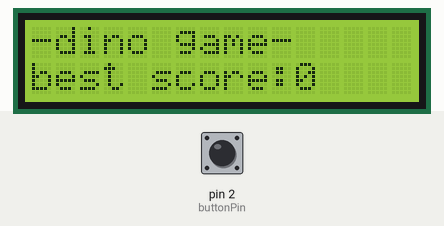
Bench run of a sketch on a simulated Arduino Uno, built with avr-gcc and run on an emulated ATmega328P. On the bench: 16×2 character LCD. Inputs (shaded band) come from the test bench; at power-on: pin 2 (buttonPin) HIGH. What the sketch prints to the serial monitor is not drawn.

Above: at 1.2 s.
1.3 s: pin 2 (buttonPin) pulled LOW for 3.2 s
At 1.8 s:
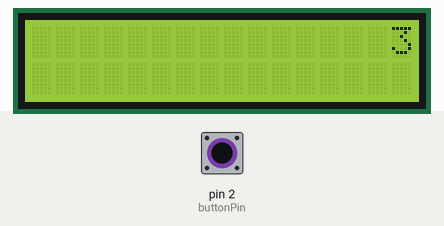
6.0 s: pin 2 (buttonPin) pulled LOW for 1 s
At 6.4 s:
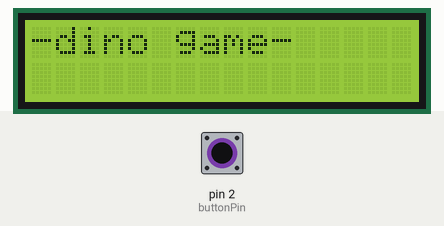
10.0 s: pin 2 (buttonPin) pulled LOW for 0.15 s
At 10.16 s:
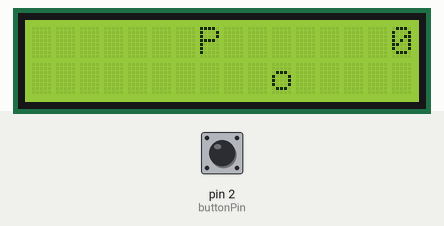
12.3 s: pin 2 (buttonPin) pulled LOW for 1 s
At 14.2 s:
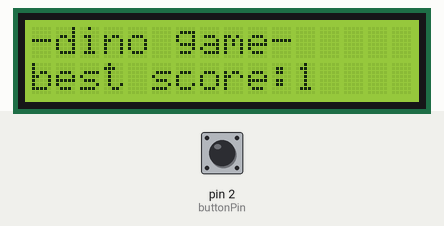
Timing chart, 0 to 15.7 s (numbered marks = the images above; inputs shaded):
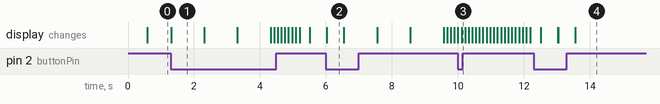

Measured:
- after the input at 1.3 s, the display: changes at once (image 1)
- after the input at 6.0 s, the display: changes at once (image 2)
- after the input at 12.3 s, the display: first differs from a run without the input after 0.74 s (image 4 shows a later state)
- what the display in image 1 shows lasts 1.0 s, from 1.3 s to 2.3 s
- what the display in image 2 shows lasts 0.5 s, from 6.0 s to 6.5 s

The sketch:

sketch_feb18a.ino
```cpp
#include <LiquidCrystal_I2C.h>
#include <Keypad.h>

LiquidCrystal_I2C lcd(0x27,16,2);

const int buttonPin=2;
int w_display=1;
int gameover=1;
int score=0;
int best_score=0;
int w_init=1;
int g_init=1;
int gg_init=1;

void setup() {
  lcd.init();
  lcd.backlight();
  Serial.begin(9600);
}

void loop() {
  if(w_display)
  {
    if(w_init)
    {
      lcd.clear();
      w_init=0;
      lcd.setCursor(0,0);
      lcd.print("-dino game-");
      delay(500);
      lcd.setCursor(0,1);
      lcd.print("best score:");
      lcd.setCursor(11,1);
      lcd.print(best_score);
    }
    int buttonState;
    buttonState=digitalRead(buttonPin);

    if(buttonState==LOW)
    {
      w_display=0;
      gameover=1;
      score=0;
      g_init=1;
    }
  }
  else if(gameover)
  {
    if(g_init)
    {
      lcd.clear();
      lcd.setCursor(15,0);
      lcd.print("3");
      delay(1000);
      lcd.clear();
      lcd.setCursor(15,0);
      lcd.print("2");
      delay(1000);
      lcd.clear();
      lcd.setCursor(15,0);
      lcd.print("1");
      delay(1000);
      lcd.clear();
      g_init=0;
    }
    for(int i=15;i>=0;i--)
    {
      if(!(score/10))
      {
        lcd.setCursor(15,0);
        lcd.print(score);
      }else
      {
        lcd.setCursor(14,0);
        lcd.print(score);
      }
      int buttonState;
      buttonState=digitalRead(buttonPin);
      if(buttonState==LOW)
      {
         for(int j=i;j>i-3;j--)
        {
          Serial.println(j);
          lcd.setCursor(7,1);
          lcd.print("");
          lcd.setCursor(7,0);
          lcd.print("P");
          lcd.setCursor(j,1);
          lcd.print("o");
          delay(100-(score/10)*5);
          lcd.clear();
        }
        i-=3;
        //key=' ';
        lcd.setCursor(i,1);
        lcd.print("o");
      }
      else
      {
        lcd.setCursor(7,0);
        lcd.print("");
        lcd.setCursor(7,1);
        lcd.print("P");
        lcd.setCursor(i,1);
        lcd.print("o");
        if(i==7)
        {
          gameover=0;
          gg_init=1;
          break;
        }
      }
      delay(100-(score/10)*5);
      lcd.clear();
    }
    score++;
  }
  else
  {
    if(gg_init)
    {
      lcd.clear();
      lcd.setCursor(0,0);
      lcd.print("-gameover-");
      delay(300);
      lcd.setCursor(0,1);
      lcd.print("Score:");
      lcd.setCursor(6,1);
      lcd.print(--score);
      delay(500);
      if(score>best_score)
      {
        lcd.clear();
        lcd.setCursor(0,0);
        lcd.print("New high score");
        lcd.setCursor(0,1);
        lcd.print("score:");
        lcd.setCursor(6,1);
        lcd.print(score);
        best_score=score;
      }
      gg_init=0;
    }
    int buttonState;
    buttonState=digitalRead(buttonPin);
    if(buttonState==LOW)
    {
      w_init=1;
      w_display=1;
    }
  }
}
```
